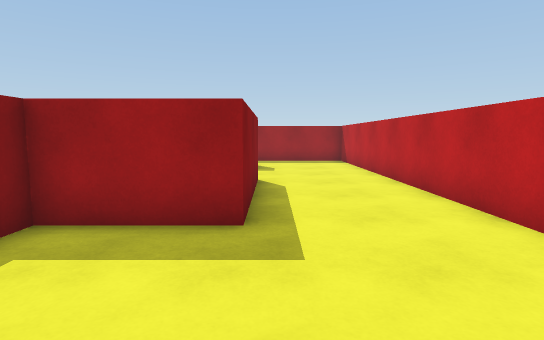
view 1 (above)

24 first-person views from a walk through a 3-D level made in the Unity game engine. The camera is 1.3 m above the floor, tilts 6° down and sees 80° across. The floor is counted in squares, 1 m on a side. Each view is taken from the middle of a square. On the plan, view 1 faces up. The plan holds only what a view shows up to about 14 squares ahead; the rest is blank. The place goes on beyond the plan. The player is left out.

view 2
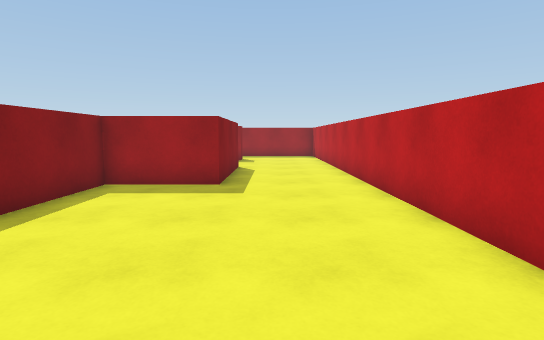

view 3
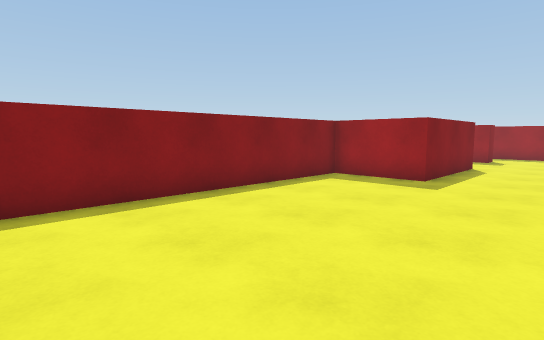

view 4
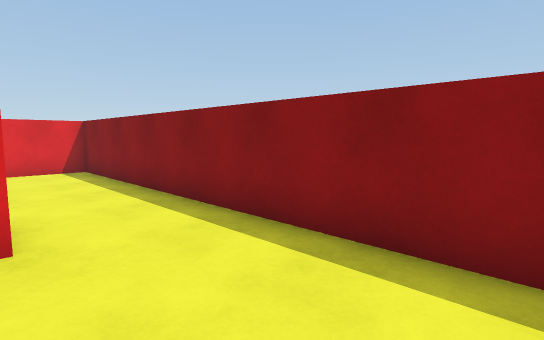

view 5
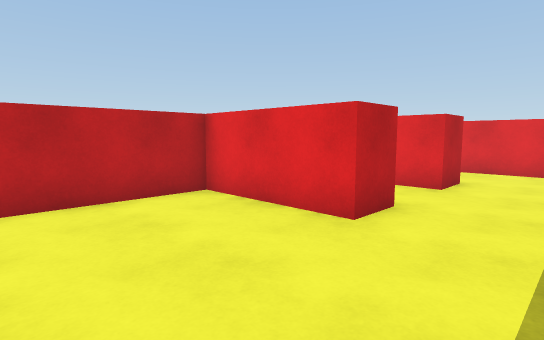

view 6
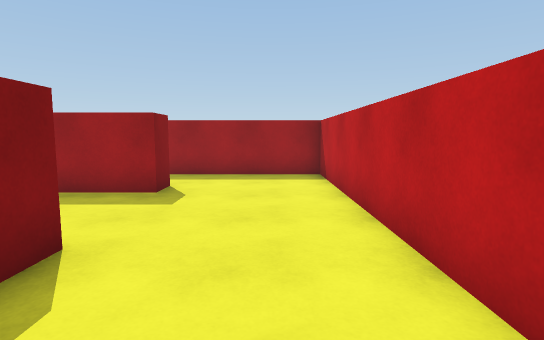

view 7
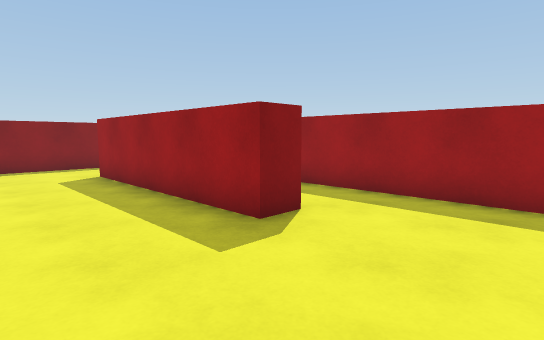

view 8
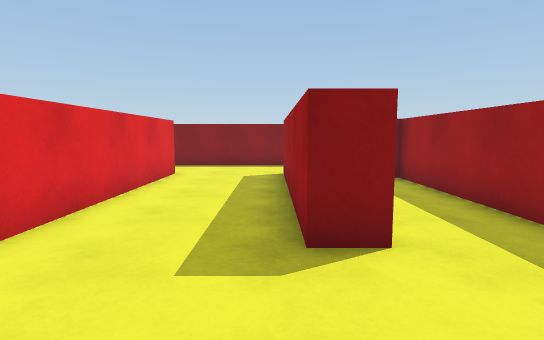

view 9
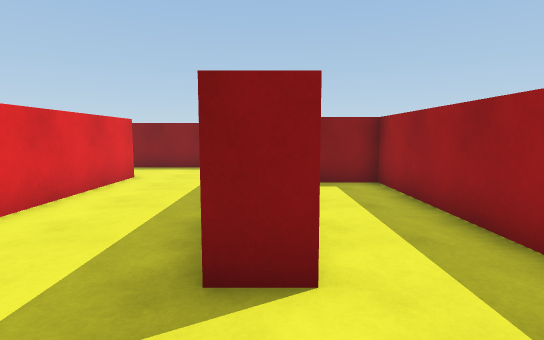

view 10
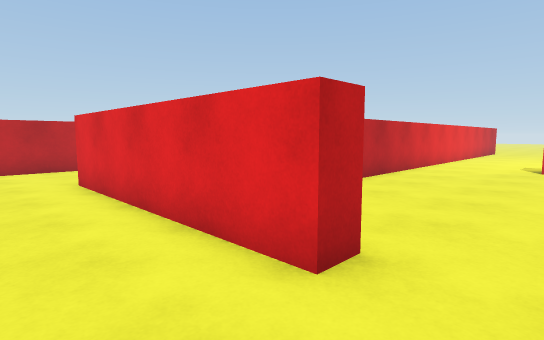

view 11
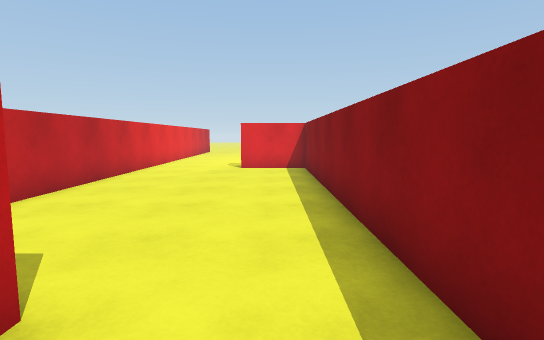

view 12
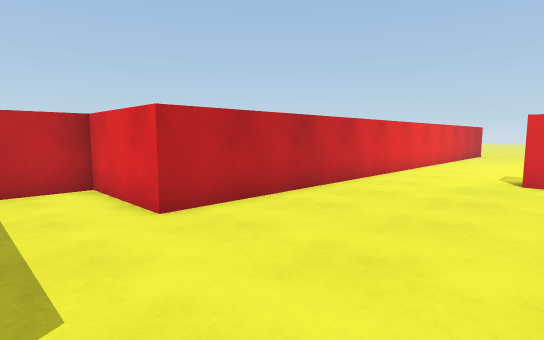

view 13
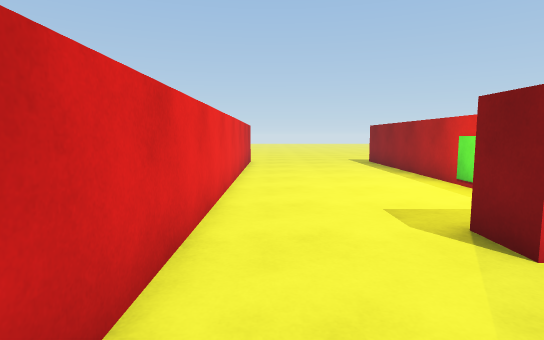

view 14
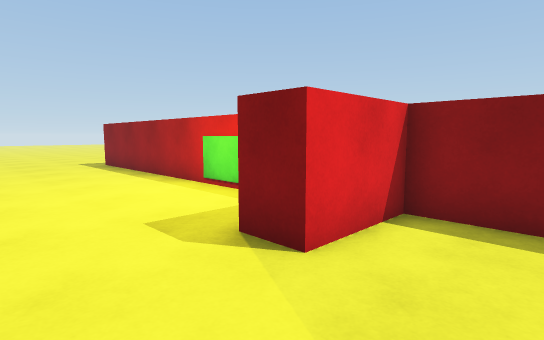

view 15
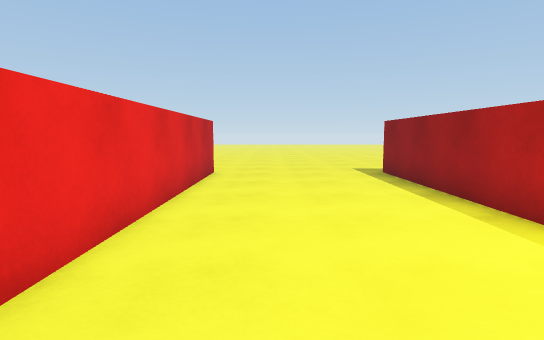

view 16
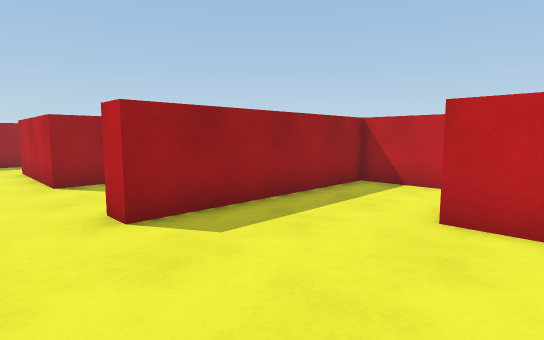

view 17
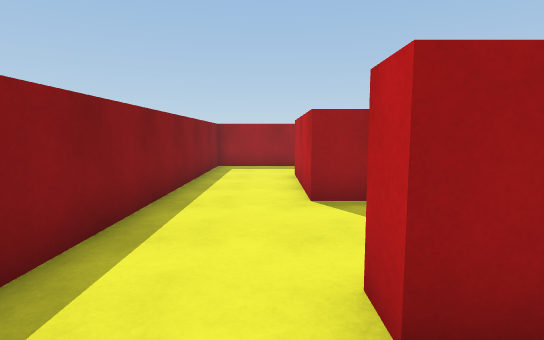

view 18
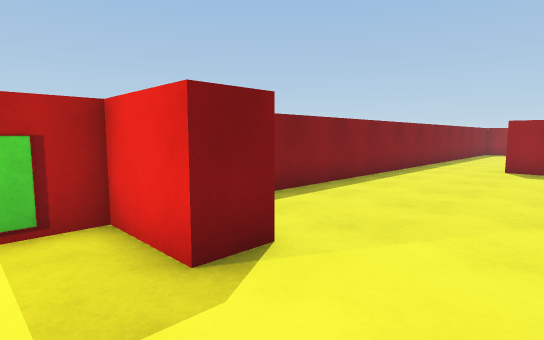

view 19
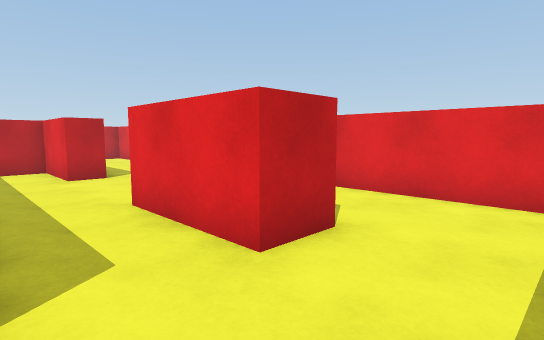

view 20
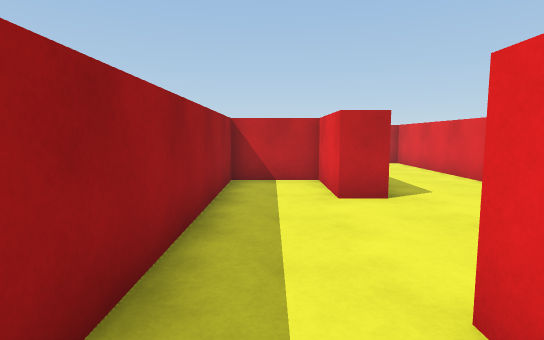

view 21
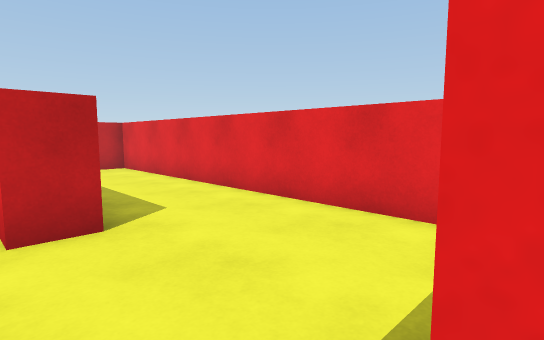

view 22
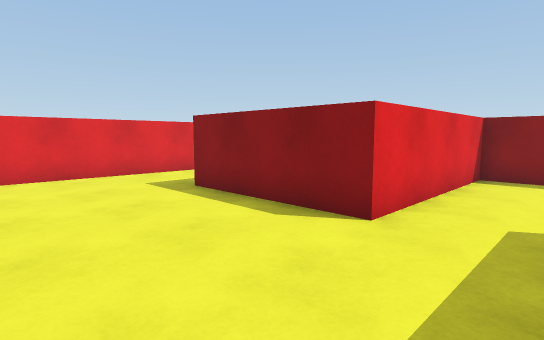

view 23
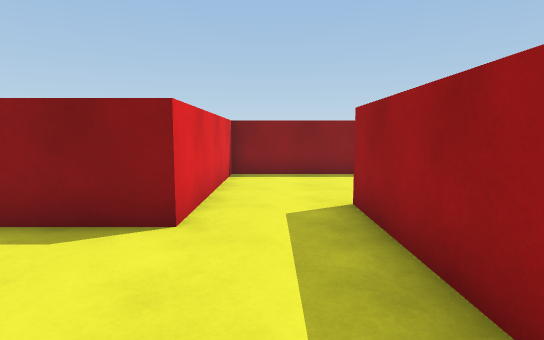

view 24
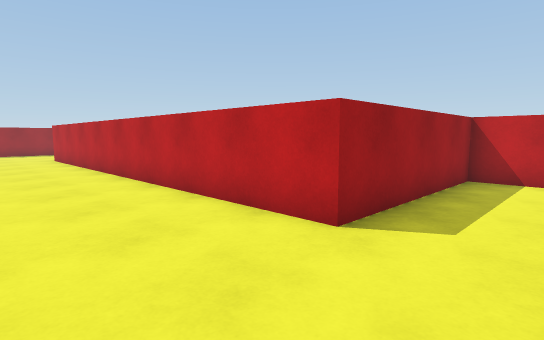

### Floor plan
Points are (right, up) in squares from view 1. A wall is a line through its corners. A room is listed if a view was taken in it or the views show most of it. See-through windows are left out.
Room 1 (views 1, 2, 3, 4, 5, 6, 7, 8, 9, 10, 11, 19)
walls: (-8.2, 9.6) (-0.4, 9.6) (-0.4, 4.6) (-3.5, 4.6) (-3.5, -14) (1.8, -14); (-0.7, 14.5) (-0.7, 13.4) (-8.2, 13.4) (-8.2, 17.5); (-0.4, -6.9) (-0.4, -5.4) (3.6, -5.4) (3.6, 17) (-7, 17) (-7, 15.2); (-0.4, -10.9) (-0.4, -9.4); (-11.3, 17.5) (-11.3, 10.5)
ways out: opening at (-9.5, 9.5) to room 2; opening at (0, -8.5) to room 3
Room 2 (views 12, 13, 14, 15, 16, 17, 18)
walls: (-4.9, -14.5) (-4.9, 5.6) (-1.5, 5.6) (-1.5, 8.8) (-8.2, 8.8) (-8.2, 9.6); (-11.3, 10.5) (-11.3, -2.2) (-8.7, -2.2) (-8.7, -3.4) (-11, -3.4) (-11, -14.5)
ways out: opening at (-9.5, 9.5) to room 1
Room 3 (views 20, 21, 22, 23, 24)
walls: (5, -1.1) (5, -5.4) (11.5, -5.4) (11.5, -10.5); (16.5, -4.1) (16.5, -2.4) (9.9, -2.4) (9.9, 11); (7.7, -10.5) (7.7, -9.4) (10.5, -9.4) (10.5, -6.8) (2.2, -6.8); (-0.4, -9.4) (3.1, -9.4); (4.5, -14) (16.5, -14) (16.5, -13)
ways out: opening at (0, -8.5) to room 1

Positions as (right, up) in squares from view 1, and headings:
1: (0, 0), facing up
2: (1, -4), facing up
3: (3, -5), facing up-left
4: (0, -1), facing down-left
5: (-3, -1), facing down-right
6: (2, 6), facing up
7: (3, 10), facing up-left
8: (3, 13), facing left
9: (2, 14), facing left
10: (-10, 12), facing down-right
11: (-10, 11), facing down
12: (-10, 8), facing down-right
13: (-6, 1), facing down
14: (-6, 0), facing down-left
15: (-7, -4), facing down
16: (-10, 4), facing up-right
17: (-9, 7), facing up
18: (-6, -5), facing up-left
19: (-3, -7), facing down-right
20: (1, -8), facing right
21: (3, -9), facing down-right
22: (16, -3), facing down-left
23: (16, -4), facing left
24: (6, -5), facing up-right
